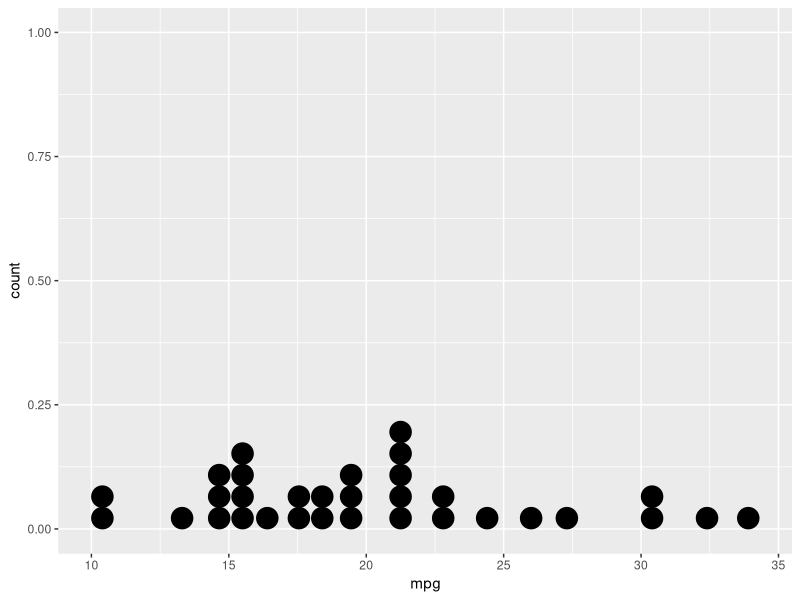
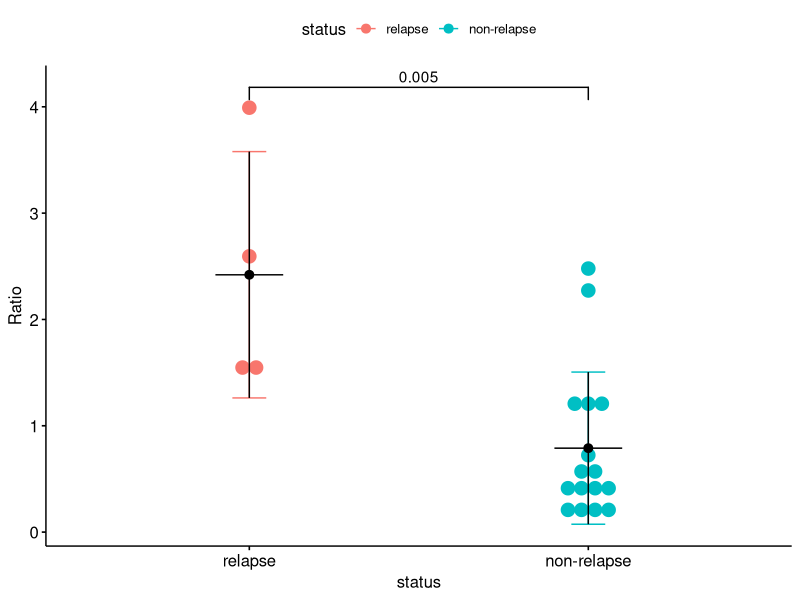

Recreate these plots in R, in order.
## ---- chunk 1
library(tidyverse)
ggplot(mtcars,aes(mpg))+
    geom_dotplot()
## ---- chunk 2

library(ggpubr)
library(readxl)
## ---- chunk 3

f6d <-
    read_excel("data/01source.xlsx", sheet = "Fig.6", range = "D2:E18")
f6d |> pivot_longer(
    cols = everything(),
    names_to = "status",
    values_to = "Ratio",
) |> 
    tidyr::drop_na() ->f6d
## ---- chunk 4
ggdotplot(f6d,
          x="status",
          y="Ratio",
          add =c("mean_sd"),
          color = "status",
          fill = "status",
          error.plot = "errorbar",
)+
    geom_signif(
        comparisons = list(c("relapse","non-relapse")),
    )+
    
    stat_summary(
        fun.data = "mean_sd",geom = "pointrange",width=.3
    )+
    ggplot2::annotate(
        geom="segment",
        x=0.9,
        xend=1.1,
        y=2.42019873,#均值
    )+
    ggplot2::annotate(
        geom="segment",
        x=1.9,
        xend=2.1,
        y=0.789463173,#均值
    )

